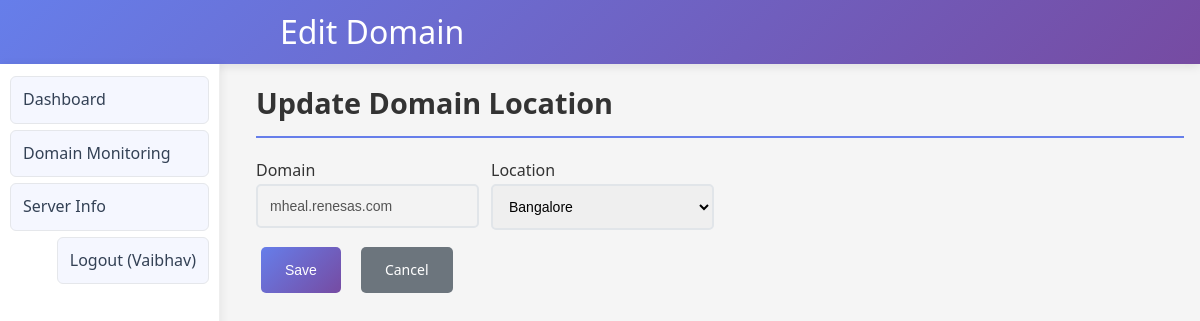
Screenshot of /domain/edit/mheal.renesas.com (signed in) with the database file from the repository.
### tables this page shows
CREATE TABLE users (
            id INTEGER PRIMARY KEY AUTOINCREMENT,
            name TEXT,
            email TEXT UNIQUE NOT NULL,
            password_hash TEXT NOT NULL,
            role TEXT NOT NULL,          -- super_admin, admin, super_analytics, analytics
            location TEXT                -- required for admin/analytics
        );

CREATE TABLE domains (
            id INTEGER PRIMARY KEY AUTOINCREMENT,
            name TEXT UNIQUE NOT NULL,
            registrar TEXT,
            creation_date TEXT,
            expiration_date TEXT,
            ssl_issuer TEXT,
            ssl_expiry TEXT,
            location TEXT
        );

CREATE TABLE locations (
            id INTEGER PRIMARY KEY AUTOINCREMENT,
            name TEXT UNIQUE NOT NULL
        );

### 1app.py (the view, shortened to what this page needs)
@app.route('/domain/edit/<path:domain_name>', methods=['GET', 'POST'])
@login_required
@rbac_write_required
def edit_domain(domain_name):
    user = get_current_user()
    conn = get_db_connection()
    c = conn.cursor()
    c.execute("SELECT name, registrar, creation_date, expiration_date, ssl_issuer, ssl_expiry, location FROM domains WHERE name=?", (domain_name,))
    row = c.fetchone()
    if not row:
        conn.close()
        flash("Domain not found.", "danger")
        return redirect(url_for('domain'))
    if not user_can_access_location(user, row["location"]):
        conn.close()
        flash("Access denied for this location.", "danger")
        return redirect(url_for('domain'))
    domain_row = {
        "name": row["name"],
        "registrar": row["registrar"],
        "creation_date": row["creation_date"],
        "expiration_date": row["expiration_date"],
        "ssl_issuer": row["ssl_issuer"],
        "ssl_expiry": row["ssl_expiry"],
        "location": row["location"],
    }
    conn.close()
    return render_template('domain_edit.html', domain=domain_row, locations=get_locations(), user=user)

### 1app.py (called while the page is built)
def get_db_connection():
    conn = sqlite3.connect(DB_FILE, timeout=15, check_same_thread=False)
    conn.row_factory = sqlite3.Row
    try:
        conn.execute("PRAGMA busy_timeout = 15000")
    except Exception:
        pass
    return conn

def get_current_user():
    user_id = session.get('user_id')
    if not user_id:
        return None
    conn = get_db_connection()
    c = conn.cursor()
    c.execute("SELECT id, name, email, role, location FROM users WHERE id = ?", (user_id,))
    row = c.fetchone()
    conn.close()
    return row

def login_required(view_func):
    @functools.wraps(view_func)
    def wrapper(*args, **kwargs):
        if not get_current_user():
            return redirect(url_for('login', next=request.path))
        return view_func(*args, **kwargs)
    return wrapper

def is_read_only(user):
    return user and user["role"] in ("super_analytics", "analytics")

def user_can_access_location(user, location):
    if not user:
        return False
    role = user["role"]
    if role in ("super_admin", "super_analytics"):
        return True
    if role in ("admin", "analytics"):
        return (user["location"] or "").lower() == (location or "").lower()
    return False

def rbac_write_required(view_func):
    @functools.wraps(view_func)
    def wrapper(*args, **kwargs):
        user = get_current_user()
        if not user:
            return redirect(url_for('login'))
        if is_read_only(user):
            flash("You have read-only access.", "warning")
            return redirect(request.referrer or url_for('index'))
        return view_func(*args, **kwargs)
    return wrapper

def get_locations():
    conn = get_db_connection()
    c = conn.cursor()
    c.execute("SELECT name FROM locations ORDER BY name")
    rows = [r[0] for r in c.fetchall()]
    conn.close()
    return rows

### templates/domain_edit.html (shortened to what this page needs)
<!DOCTYPE html>
<html>
<head>
    <link rel="stylesheet" href="{{ url_for('static', filename='style.css') }}">
</head>
<body>
<header>
    <div class="container">
        <h1>Edit Domain</h1>
    </div>
</header>
<nav>
    <div class="container">
        <ul>
            <li><a href="/">Dashboard</a></li>
            <li><a href="/domain">Domain Monitoring</a></li>
            <li><a href="/server">Server Info</a></li>
            {% if user %}
                <li style="margin-left:auto"><a href="/logout">Logout ({{ user.name }})</a></li>
            {% else %}
                <li style="margin-left:auto"><a href="/login">Login</a></li>
            {% endif %}
        </ul>
    </div>
</nav>
<div class="container">
    <div class="card">
        <h2>Update Domain Location</h2>
        <form method="POST" style="display:grid; grid-template-columns: repeat(auto-fit, minmax(220px, 1fr)); gap: 12px;">
            <div>
                <label>Domain</label>
                <input type="text" class="form-control" value="{{ domain.name }}" disabled>
            </div>
            <div>
                <label>Location</label>
                <select name="location" class="form-control">
                    {% for loc in locations %}
                        <option value="{{ loc }}" {% if domain.location == loc %}selected{% endif %}>{{ loc }}</option>
                    {% endfor %}
                </select>
            </div>
            <div style="grid-column: 1 / -1; display:flex; gap:10px;">
                <button type="submit" class="btn btn-primary">Save</button>
                <a href="/domain" class="btn btn-secondary">Cancel</a>
            </div>
        </form>
    </div>
</div>
</body>
</html>

### static/style.css (style rules this page uses)
:root { --primary: #667eea; --surface: #ffffff; --text: #334155; --muted: #6b7280; --sidebar-width: 240px; --header-height: 64px; }
* { margin: 0; padding: 0; box-sizing: border-box; }
body { font-family: 'Segoe UI', Tahoma, Geneva, Verdana, sans-serif; line-height: 1.6; color: #333; background-color: #f5f5f5; }
.container { max-width: 1200px; margin: 0 auto; padding: 16px; margin-left: var(--sidebar-width); }
header { background: linear-gradient(135deg, #667eea 0%, #764ba2 100%); color: white; height: var(--header-height); display: flex; align-items: center; padding: 0 16px; margin-bottom: 0; box-shadow: 0 2px 10px rgba(0,0,0,0.1); }
header h1 { width: 100%; text-align: right; font-size: 2em; font-weight: 400; margin-right: 8px; }
nav { position: fixed; left: 0; top: var(--header-height); width: calc(var(--sidebar-width) - 20px); height: calc(100vh - var(--header-height)); background: var(--surface); padding: 12px 10px; box-shadow: 2px 0 8px rgba(0,0,0,0.06); border-right: 1px solid #eee; overflow-y: auto; z-index: 1000; }
nav .container { margin: 0; padding: 0; max-width: 100%; }
nav ul { list-style: none; display: flex; flex-direction: column; gap: 6px; margin: 0; padding: 0; }
nav a { text-decoration: none; color: var(--text); font-weight: 500; padding: 10px 12px; border-radius: 6px; transition: all 0.2s ease; display: block; background: #f5f7ff; border: 1px solid #e5e7eb; }
.card h2 { color: #333; margin-bottom: 20px; font-size: 1.8em; border-bottom: 2px solid #667eea; padding-bottom: 10px; }
.form-control { width: 100%; padding: 12px; border: 2px solid #e1e5e9; border-radius: 5px; font-size: 14px; transition: border-color 0.3s ease; }
.btn { padding: 12px 24px; border: none; border-radius: 5px; cursor: pointer; font-size: 14px; font-weight: 500; text-decoration: none; display: inline-block; transition: all 0.3s ease; margin: 5px; }
.btn-primary { background: linear-gradient(135deg, #667eea 0%, #764ba2 100%); color: white; }
.btn-secondary { background-color: #6c757d; color: white; }

### rows the page displays
users: name "Vaibhav"
domains: name "mheal.renesas.com", location "Bangalore"
